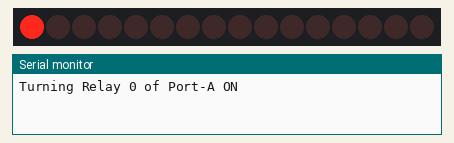
This sketch was run on a simulated Arduino Uno, built with avr-gcc and run on an emulated ATmega328P. Shown: 16 port-expander outputs drawn as a row of LEDs (first output left, lit = HIGH), the last lines printed to the serial monitor. Wiring (inferred from the names in the program): MCP23017 port expander at I2C address 0x20. Wiring (inferred from the signals the program sends): row of LEDs: on Q0, Q1, Q2, Q3, Q4, Q5, Q6, Q7, Q8, Q9, Q10, Q11, Q12, Q13, Q14, Q15.

Above: at 0.7 s.
At 3.2 s:
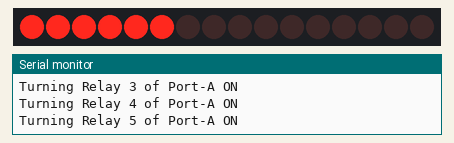
At 5.7 s:
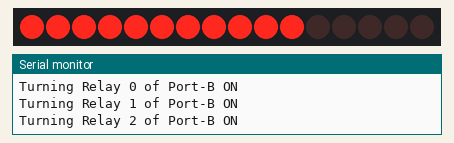
At 10.7 s:
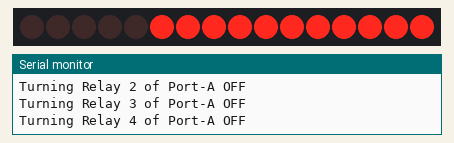
At 15.7 s:
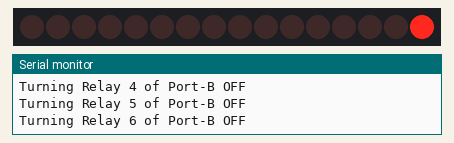
At 20.7 s:
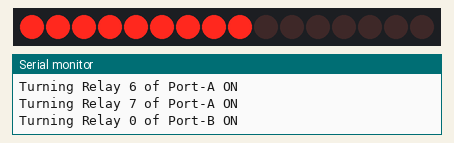
Timing chart, 0 to 21.3 s (numbered marks = the images above):
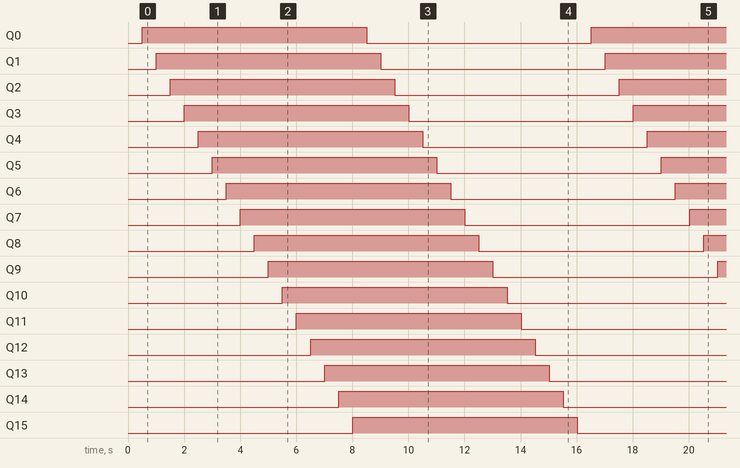

Measured:
- by itself, Q0–15: alternates HIGH for 8.0 s and LOW for 8.0 s
- by itself, everything shown: repeats every 16.0 s, in 32 steps

The sketch:

Sample2.ino
```cpp
// (licence header left out)
#include <Wire.h>

// MCP23017_I2CR16G5LE I2C address is 0x20(32)
#define Addr 0x20

int data;
void setup()
{
  // Initialise I2C communication as MASTER
  Wire.begin();
  // Initialise serial communication, set baud rate = 9600
  Serial.begin(9600);

  // Start I2C Transmission
  Wire.beginTransmission(Addr);
  // Select IODIRA register
  Wire.write(0x00);
  // All pins of port-A are configured as output
  Wire.write(0x00);
  // Stop I2C transmission
  Wire.endTransmission();

  // Start I2C Transmission
  Wire.beginTransmission(Addr);
  // Select IODIRB register
  Wire.write(0x01);
  // All pins of port-B are configured as output
  Wire.write(0x00);
  // Stop I2C transmission
  Wire.endTransmission();
  delay(500);
}

void loop()
{
  // Turning all relays ON, one by one
  data = 0x01;
  for (int i = 0; i < 8; i++)
  {
    // Start I2C Transmission
    Wire.beginTransmission(Addr);
    // Select GPIOA register
    Wire.write(0x12);
    // All pins of port-A are set to logic HIGH
    Wire.write(data);
    // Stop I2C transmission
    Wire.endTransmission();

    // Output data to serial monitor
    Serial.print("Turning Relay ");
    Serial.print(i);
    Serial.println(" of Port-A ON");
    data = data << 1;
    data = data + 1;
    delay(500);
  }

  data = 0x01;
  for (int i = 0; i < 8; i++)
  {
    // Start I2C Transmission
    Wire.beginTransmission(Addr);
    // Select GPIOB register
    Wire.write(0x13);
    // All pins of port-B are set to logic HIGH
    Wire.write(data);
    // Stop I2C transmission
    Wire.endTransmission();

    // Output data to serial monitor
    Serial.print("Turning Relay ");
    Serial.print(i);
    Serial.println(" of Port-B ON");
    data = data << 1;
    data = data + 1;
    delay(500);
  }

  // Turning all relays OFF, one by one
  data = 0xFE;
  for (int i = 0; i < 8; i++)
  {
    // Start I2C Transmission
    Wire.beginTransmission(Addr);
    // Select GPIOA register
    Wire.write(0x12);
    // All pins of port-A are set to logic LOW
    Wire.write(data);
    // Stop I2C transmission
    Wire.endTransmission();

    // Output data to serial monitor
    Serial.print("Turning Relay ");
    Serial.print(i);
    Serial.println(" of Port-A OFF");
    data = data << 1;
    delay(500);
  }

  data = 0xFE;
  for (int i = 0; i < 8; i++)
  {
    // Start I2C Transmission
    Wire.beginTransmission(Addr);
    // Select GPIOB register
    Wire.write(0x13);
    // All pins of port-B are set to logic LOW
    Wire.write(data);
    // Stop I2C transmission
    Wire.endTransmission();

    // Output data to serial monitor
    Serial.print("Turning Relay ");
    Serial.print(i);
    Serial.println(" of Port-B OFF");
    data = data << 1;
    delay(500);
  }
}
```
